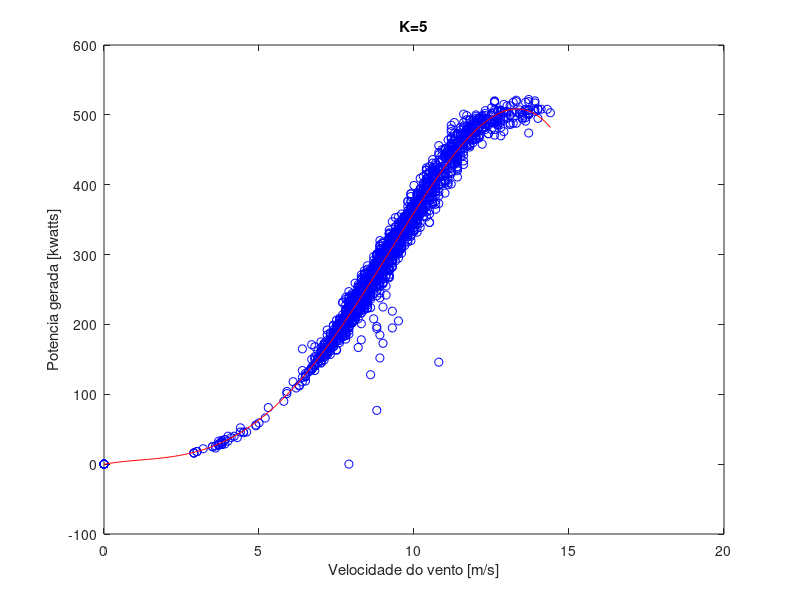

This chart was generated by the following MATLAB code:
load aerogerador.dat
v=aerogerador(:,1);
P=aerogerador(:,2);

k=5;

figure; plot(v, P, 'bo');
title(sprintf("K=%d", k));
xlabel('Velocidade do vento [m/s]');
ylabel('Potencia gerada [kwatts]');

disp("Waiting...");
pause(2);



B = polyfit(v, P, k);
y = P;
ypred=polyval(B,v);
erro=y-ypred;
SEQ = sum(erro.^2);

ymed=mean(y);
Syy=sum((y-ymed).^2);

R2 = 1 - (SEQ/Syy);
disp("R2 is: "); disp(R2);

SEQdiv = SEQ/(length(v) - (k+1));
Syydiv = Syy/(length(v) - 1);
R2adj = 1 - (SEQdiv/Syydiv);
disp("R2adj is: "); disp(R2adj);

AIC = (length(v)*log(SEQ))+2*k;
disp("AIC is: "); disp(AIC);

vv=min(v):0.1:max(v);
vv=vv';

ypred2=polyval(B,vv);

hold on; plot(vv, ypred2, 'r-'); hold off;




